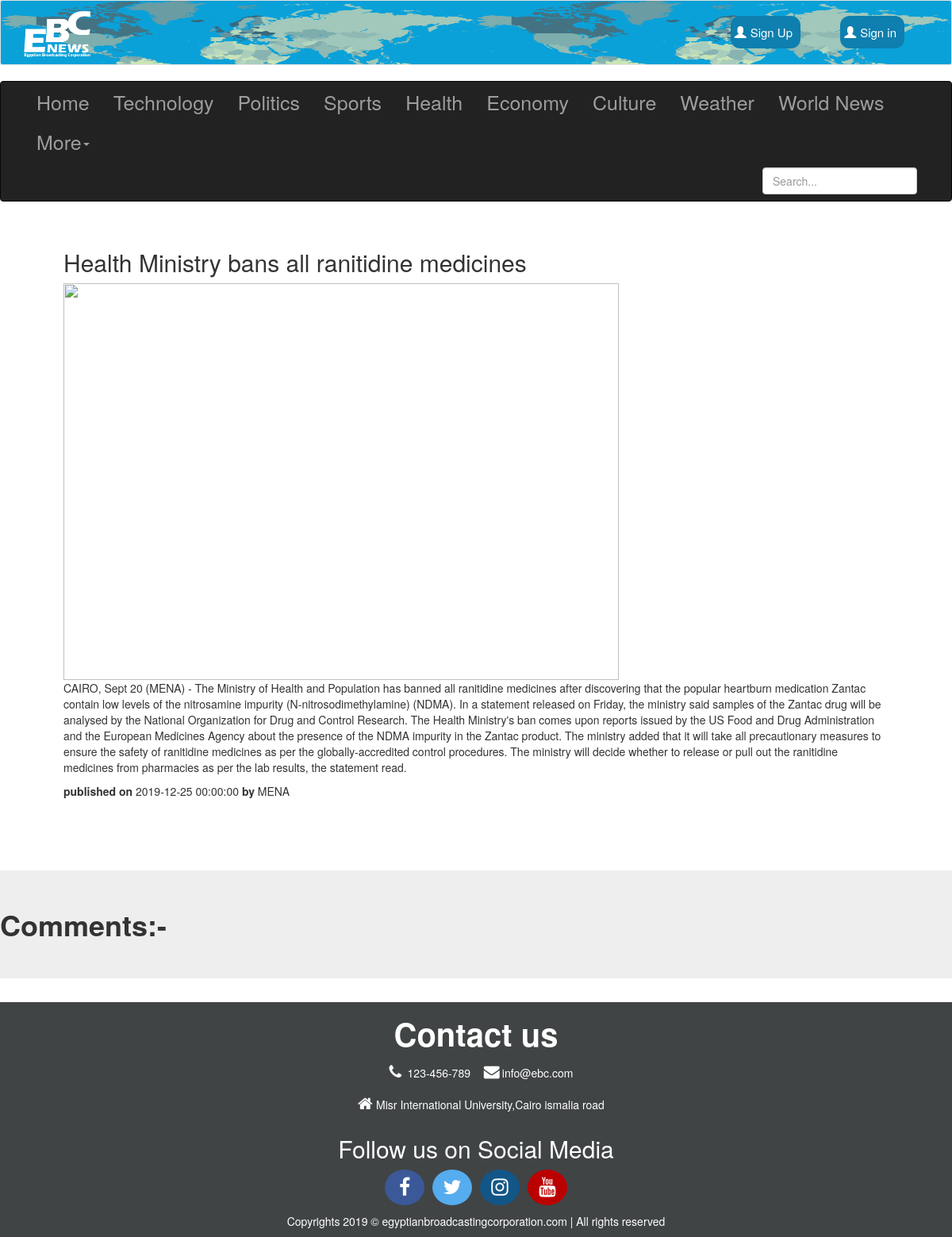
The app's page /healthdetails.php?healthnewsid=4 with its own data.
### tables this page shows
CREATE TABLE IF NOT EXISTS `info_news` (
  `news_id` int(11) NOT NULL AUTO_INCREMENT,
  `news_title` varchar(255) NOT NULL,
  `news_short_description` text NOT NULL,
  `news_full_content` text NOT NULL,
  `news_author` varchar(120) NOT NULL,
  `news_published_on` datetime NOT NULL,
  `news_image` varchar(300) NOT NULL,
  PRIMARY KEY (`news_id`)
);

### healthdetails.php (the view, shortened to what this page needs)
<!DOCTYPE HTML>
<html>
<head>
</head>
<body>
  <?php include "header.php";?>
	 <div class="content">
			<?php
				$newsid = (int)$_REQUEST['healthnewsid'];
				$servername = "localhost";
				$username = "root";
				$password = "";
				$dbname = "webproject";
				$conn = new mysqli($servername, $username, $password, $dbname);
				$sql = "SELECT * FROM info_news where news_id = $newsid ";
				$result = $conn->query($sql);
				$row = $result->fetch_assoc();
						echo "<h2>" . $row['news_title']. "</h2>";
						$result = $row['news_image'];
                        echo "<img width=700 height=500 src='".$result."'>";
						echo "<p>" . $row["news_full_content"]. "</p>";
						echo "<p> <b> published on  </b>" .  $row["news_published_on"].  "  <b> by  </b> " .   $row["news_author"] . "</span>";
				?>
   </div>
   <h1 class="jumbotron"><b>Comments:-</b></h1>
  <?php include "footer.php";?>
</body>
</html>

### healthdetails.php (style rules this page uses)
.content { width:90%; padding:20px; background:#fff; margin:20px auto 60px; border-radius:2px; }

### records on screen
info_news: news_title "Health Ministry bans all ranitidine medicines", news_full_content "CAIRO, Sept 20 (MENA) - The Ministry of Health and Population has banned all ranitidine medicines after discovering that the popular heartburn medication Zantac contain low levels of the nitrosamine impurity (N-nitrosodimethylamine) (NDMA). In a statement released on Friday, the ministry said samples of the Zantac drug will be analysed by the National Organization for Drug and Control Research. The Health Ministry's ban comes upon reports issued by the US Food and Drug Administration and the European Medicines Agency about the presence of the NDMA impurity in the Zantac product. The ministry added that it will take all precautionary measures to ensure the safety of ranitidine medicines as…", news_published_on "2019-12-25 00:00:00", news_author "MENA"
